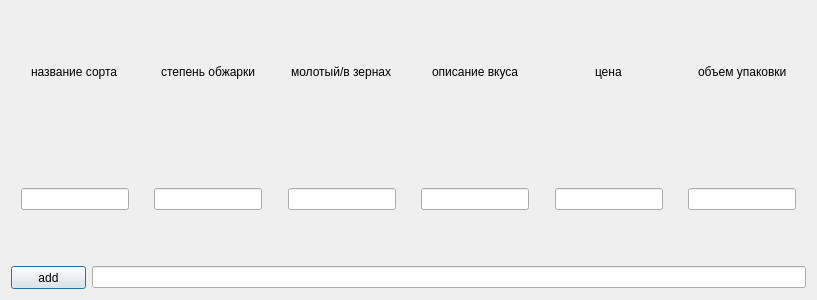
<?xml version="1.0" encoding="UTF-8"?>
<ui version="4.0">
 <class>Dialog</class>
 <widget class="QDialog" name="Dialog">
  <property name="geometry">
   <rect>
    <x>0</x>
    <y>0</y>
    <width>817</width>
    <height>300</height>
   </rect>
  </property>
  <property name="windowTitle">
   <string>Dialog</string>
  </property>
  <layout class="QVBoxLayout" name="verticalLayout_7">
   <item>
    <layout class="QHBoxLayout" name="horizontalLayout">
     <item>
      <layout class="QVBoxLayout" name="verticalLayout">
       <item alignment="Qt::AlignHCenter|Qt::AlignVCenter">
        <widget class="QLabel" name="label">
         <property name="text">
          <string>название сорта</string>
         </property>
        </widget>
       </item>
       <item alignment="Qt::AlignHCenter|Qt::AlignVCenter">
        <widget class="QLineEdit" name="l1"/>
       </item>
      </layout>
     </item>
     <item>
      <layout class="QVBoxLayout" name="verticalLayout_2">
       <item alignment="Qt::AlignHCenter|Qt::AlignVCenter">
        <widget class="QLabel" name="label_2">
         <property name="text">
          <string>степень обжарки</string>
         </property>
        </widget>
       </item>
       <item alignment="Qt::AlignHCenter|Qt::AlignVCenter">
        <widget class="QLineEdit" name="l2"/>
       </item>
      </layout>
     </item>
     <item>
      <layout class="QVBoxLayout" name="verticalLayout_3">
       <item alignment="Qt::AlignHCenter|Qt::AlignVCenter">
        <widget class="QLabel" name="label_3">
         <property name="text">
          <string>молотый/в зернах</string>
         </property>
        </widget>
       </item>
       <item alignment="Qt::AlignHCenter|Qt::AlignVCenter">
        <widget class="QLineEdit" name="l3"/>
       </item>
      </layout>
     </item>
     <item>
      <layout class="QVBoxLayout" name="verticalLayout_4">
       <item alignment="Qt::AlignHCenter|Qt::AlignVCenter">
        <widget class="QLabel" name="label_4">
         <property name="text">
          <string>описание вкуса</string>
         </property>
        </widget>
       </item>
       <item alignment="Qt::AlignHCenter|Qt::AlignVCenter">
        <widget class="QLineEdit" name="l4"/>
       </item>
      </layout>
     </item>
     <item>
      <layout class="QVBoxLayout" name="verticalLayout_5">
       <item alignment="Qt::AlignHCenter|Qt::AlignVCenter">
        <widget class="QLabel" name="label_5">
         <property name="text">
          <string>цена</string>
         </property>
        </widget>
       </item>
       <item alignment="Qt::AlignHCenter|Qt::AlignVCenter">
        <widget class="QLineEdit" name="l5"/>
       </item>
      </layout>
     </item>
     <item>
      <layout class="QVBoxLayout" name="verticalLayout_6">
       <item alignment="Qt::AlignHCenter|Qt::AlignVCenter">
        <widget class="QLabel" name="label_6">
         <property name="text">
          <string>объем упаковки</string>
         </property>
        </widget>
       </item>
       <item alignment="Qt::AlignHCenter|Qt::AlignVCenter">
        <widget class="QLineEdit" name="l6"/>
       </item>
      </layout>
     </item>
    </layout>
   </item>
   <item>
    <layout class="QHBoxLayout" name="horizontalLayout_2">
     <item>
      <widget class="QPushButton" name="pushButton">
       <property name="minimumSize">
        <size>
         <width>75</width>
         <height>23</height>
        </size>
       </property>
       <property name="maximumSize">
        <size>
         <width>75</width>
         <height>23</height>
        </size>
       </property>
       <property name="text">
        <string>add</string>
       </property>
      </widget>
     </item>
     <item>
      <widget class="QLineEdit" name="errors"/>
     </item>
    </layout>
   </item>
  </layout>
 </widget>
 <resources/>
 <connections/>
</ui>
